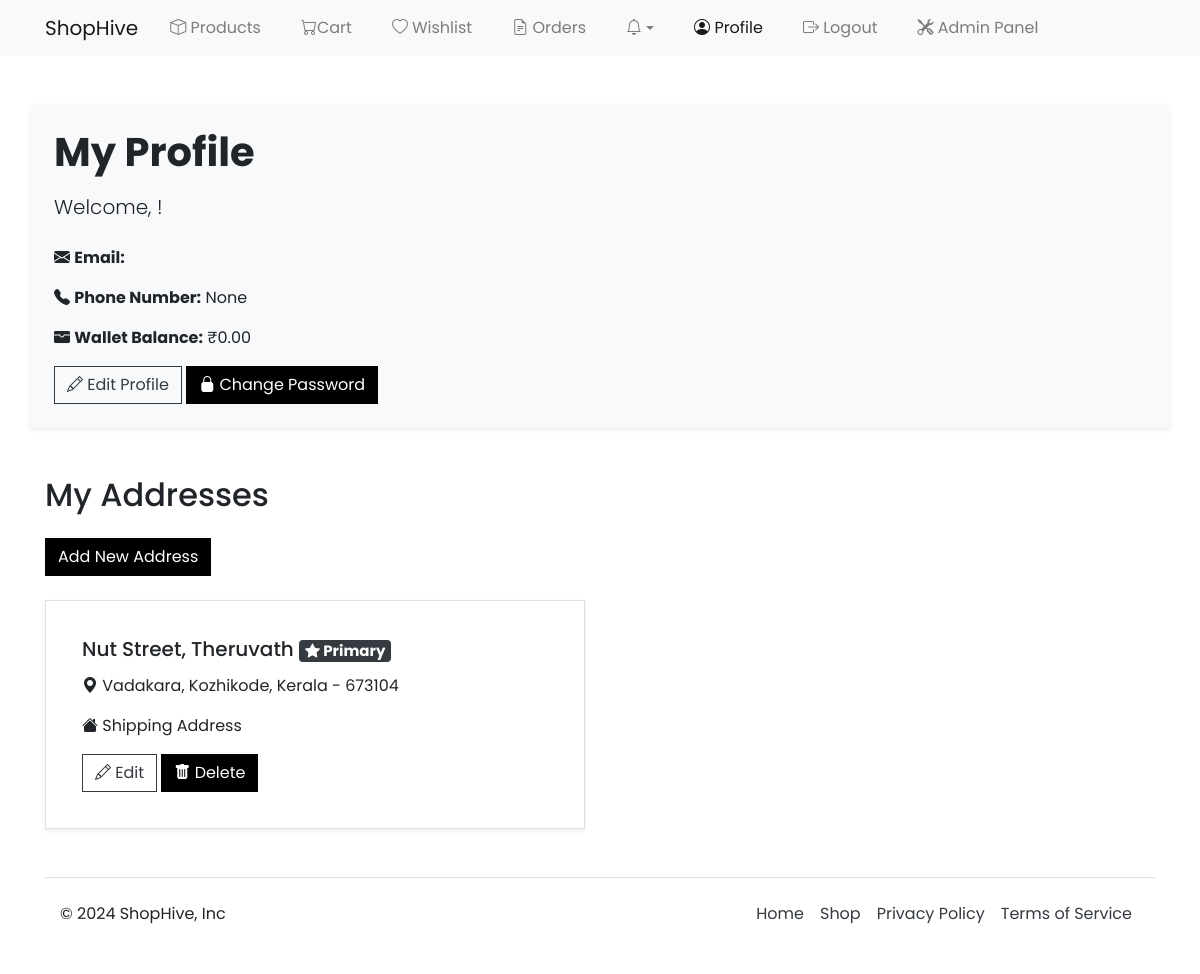
The app's page /profile/ (signed in) with its own data.
### ecommerce_app/models.py (models this page shows, shortened)
class UserProfile(AbstractUser):
    email = models.EmailField(unique=True, null=True, blank=True)
    is_blocked = models.BooleanField(default=False)
    phone_number = PhoneNumberField(unique=True, null=True, blank=True)

class Wallet(models.Model):
    user = models.OneToOneField(
        UserProfile, on_delete=models.CASCADE, related_name="wallet"
    )
    balance = models.DecimalField(max_digits=10, decimal_places=2, default=0.00)
    last_updated = models.DateTimeField(auto_now=True)

class Address(models.Model):
    ADDRESS_TYPES = [
        ("billing", "Billing"),
        ("shipping", "Shipping"),
        ("office", "Office"),
        ("home", "Home"),
    ]
    user = models.ForeignKey(
        UserProfile, on_delete=models.CASCADE, related_name="addresses"
    )
    line_1 = models.TextField()
    line_2 = models.TextField(null=True, blank=True)
    city = models.CharField(max_length=50)
    state = models.CharField(max_length=50)
    post_code = models.CharField(max_length=6)
    is_primary = models.BooleanField(default=False)
    address_type = models.CharField(max_length=20, choices=ADDRESS_TYPES)

### ecommerce_app/views.py (the view)
# urls.py: path("profile/", views.view_profile, name="view_profile"),
@never_cache
@login_required
def view_profile(request):
    username = request.user.username
    profile = get_object_or_404(UserProfile, username=username)
    addresses = profile.addresses.all()
    wallet, created = Wallet.objects.get_or_create(user=request.user)
    return render(
        request,
        "app/view_profile.html",
        {"profile": profile, "addresses": addresses, "wallet": wallet},
    )

### ecommerce_app/models.py (called while the page is built)
    def total_items(self):
        return self.cart_products.count()

### ecommerce_app/templates/app/view_profile.html (shortened to what this page needs)
{% extends "./base.html" %} {% block content %}
{% load humanize %}
<div class="container my-5 p-4 bg-light rounded shadow-sm">
  <h1 class="font-weight-bold mb-3">My Profile</h1>
  <p class="lead mb-4">
      Welcome, <strong>{{ profile.first_name }} {{ profile.last_name }}</strong>!
  </p>
  <div class="mb-3">
      <p><i class="bi bi-envelope-fill me-2"></i> <strong>Email:</strong> {{ profile.email }}</p>
      <p><i class="bi bi-telephone-fill me-2"></i> <strong>Phone Number:</strong> {{ profile.phone_number }}</p>
      <p><i class="bi bi-wallet-fill me-2"></i> <strong>Wallet Balance:</strong> ₹{{ wallet.balance|intcomma }}</p>
  </div>
  <div>
      <a href="{% url 'app:edit_profile' %}" class="btn btn-outline-dark">
          <i class="bi bi-pencil me-1"></i> Edit Profile
      </a>
      <a href="{% url 'app:change_password' %}" class="btn btn-black">
          <i class="bi bi-lock-fill me-1"></i> Change Password
      </a>
  </div>
</div>
<div class="container mt-5">
    <h2 class="fw-bold mb-4">My Addresses</h2>
    <a href="{% url 'app:add_address' %}" class="btn btn-black">Add New Address</a>
    <br>
    <br>
  {% if addresses %}
  <div class="row">
    {% for address in addresses %}
    <div class="col-md-6 mb-4">
      <div class="card p-3 shadow-sm">
          <div class="card-body">
              <h5 class="card-title">
                  {{ address.line_1 }}{% if address.line_2 %}, {{ address.line_2 }}{% endif %}
                  {% if address.is_primary %}
                  <span class="badge bg-dark text-white">
                      <i class="bi bi-star-fill"></i> Primary
                  </span>
                  {% endif %}
              </h5>
              <p class="card-text">
                  <i class="bi bi-geo-alt-fill"></i> {{ address.city }}, {{ address.state }} - {{ address.post_code }}
              </p>
              <p class="card-text">
                  <i class="bi bi-house-fill"></i> {{ address.address_type|title }} Address
              </p>
              <div class="mt-3">
                  <a href="{% url 'app:edit_address' address.id %}" class="btn btn-outline-dark me-2">
                      <i class="bi bi-pencil"></i> Edit
                  </a>
                  <button type="button" class="btn btn-black" data-bs-toggle="modal" data-bs-target="#deleteModal{{ address.id }}">
                      <i class="bi bi-trash-fill"></i> Delete
                  </button>
              </div>
          </div>
      </div>
  </div>
    {% endfor %}
  </div>
  {% else %}
  <p class="text-muted">
    You haven't added any addresses yet.
    <a href="{% url 'app:add_address' %}">Add one now.</a>
  </p>
  {% endif %}
</div>
{% endblock %}

### static/css/styles.css (style rules this page uses)
body { font-family: "Poppins", sans-serif; font-weight: 400; }
.btn-black { background-color: #000; color: #fff; }
.btn { border-radius: 0px; }
.card { border-radius: 0px; }

### records on screen
UserProfile: phone_number "None"
Wallet: balance "0.00"
Address: line_1 "Nut Street", line_2 "Theruvath", is_primary True (drawn), city "Vadakara, Kozhikode", state "Kerala", post_code "673104", address_type "Shipping"
